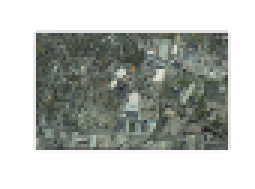
%> input picture src/geoimread/html/geoimread_documentation.png, 85 x 63 px (shown 3 times larger)
$ octave --eval "result = Neutrosophic_Decomposition(imread('../../../src/geoimread/html/geoimread_documentation.png'));"   (GNU Octave 9; MATLAB toolbox functions it lacks are replaced by stand-ins)
%> lines starting %> are read from the running program, lines starting %| are printed output that depends on the picture
% Neutrosophic Decomposition
% Jacob Anderson
% May 17, 2019

function [T, F , I] = Neutrosophic_Decomposition(image)

% Tuening Parameters ---------------------------------------------
alpha_min = 0.01;
alpha_max = 0.1;


% Primamry Neutrosophic Decomposition -------------------------------
mf = fspecial('average',5);

T = imfilter(image,mf,'replicate');
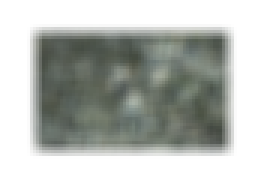
%> T: size 63x85x3 uint8 (shown 3 times larger); mean R, G, B 182.1, 185.7, 181.2; mean of the top-left, top-right, bottom-left and bottom-right quarters 177.6, 179.6, 190.5, 184.1
I = abs( image - T);
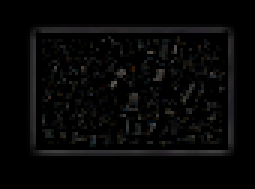
%> I: size 63x85x3 uint8 (shown 3 times larger); mean R, G, B 6.6, 6.5, 6.5

T = ( T - min(T(:)) ) / ( max(T(:)) - min(T(:)) );
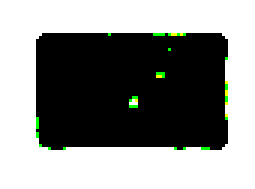
%> T: size 63x85x3 uint8 (shown 3 times larger); mean R, G, B 0.549, 0.556, 0.547; drawn with 1 as white
I = ( I - min(I(:)) ) / ( max(I(:)) - min(I(:)) );
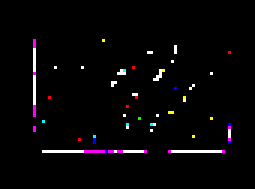
%> I: size 63x85x3 uint8 (shown 3 times larger); mean R, G, B 0.0245, 0.0196, 0.0241; drawn with 1 as white
F = 1 - T;
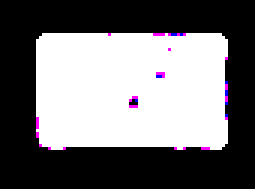
%> F: size 63x85x3 uint8 (shown 3 times larger); mean R, G, B 0.451, 0.444, 0.453; drawn with 1 as white


% decrease subset indetermancy --------------------------------------
T_prim = 2*T.*T;
T_prim(T > 0.5) = 1-2*(1-T(T > 0.5)).*(1-T(T > 0.5));

F_prim = 2*F.*F;
F_prim(F > 0.5) = 1-2*(1-F(F > 0.5)).*(1-F(F > 0.5));


[pixelCounts, ~ ] = imhist(image);
%> pixelCounts = 256 values, max 7950 at index 256, min 0 at index 1, mean 62.75
pdf = pixelCounts / numel(image);                                           % Computer probability density function
%> pdf = 256 values, max 0.495 at index 256, min 0 at index 1, mean 0.00391

H_i = - nansum( pdf .* log(pdf) );
%> H_i = 3.08
H_max = log( numel(image) );
%> H_max = 9.68

alpha = alpha_min + (alpha_max - alpha_min) * H_i / H_max;
%> alpha = 0.0387
beta = 1-alpha;
%> beta = 0.961

T(I >= beta) = T_prim(I>= beta);
F(I >= beta) = F_prim(I>= beta);

end
